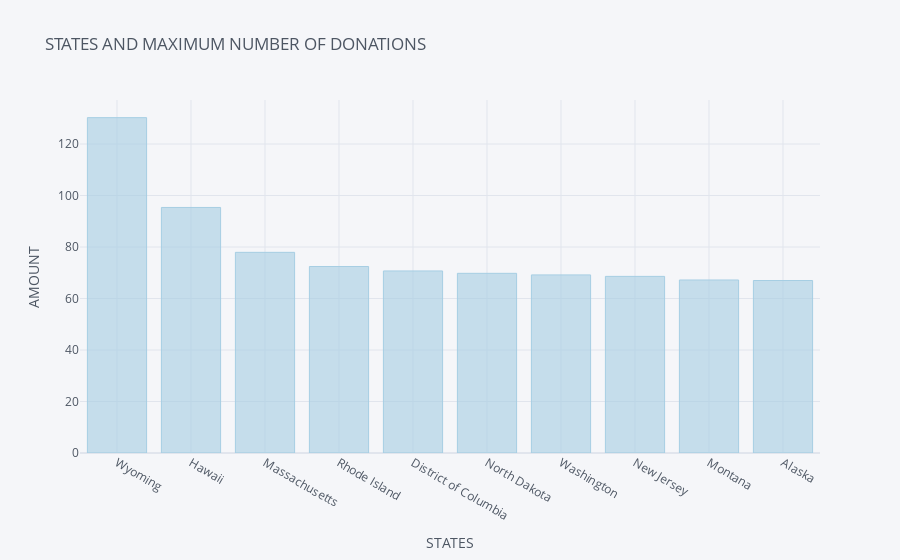

The code cell stored with this chart in its notebook:
### Code cell
h.iplot(kind='bar',
       xTitle='STATES',
       yTitle='AMOUNT',
       title='STATES AND MAXIMUM NUMBER OF DONATIONS',colorscale='paired')

### Figure 1 — Plotly figure (JSON) as saved in the notebook; plotly's stock layout.template omitted (floating-point values rounded to 4 significant figures)
{"data": [{"marker": {"color": "rgba(166, 206, 227, 0.6)", "line": {"color": "rgba(166, 206, 227, 1.0)", "width": 1}}, "name": "Donation Amount", "orientation": "v", "text": "", "type": "bar", "x": ["Wyoming", "Hawaii", "Massachusetts", "Rhode Island", "District of Columbia", "North Dakota", "Washington", "New Jersey", "Montana", "Alaska"], "y": [130.2, 95.36, 77.93, 72.43, 70.69, 69.78, 69.16, 68.59, 67.19, 66.99]}], "layout": {"legend": {"bgcolor": "#F5F6F9", "font": {"color": "#4D5663"}}, "paper_bgcolor": "#F5F6F9", "plot_bgcolor": "#F5F6F9", "title": {"font": {"color": "#4D5663"}, "text": "STATES AND MAXIMUM NUMBER OF DONATIONS"}, "xaxis": {"gridcolor": "#E1E5ED", "showgrid": true, "tickfont": {"color": "#4D5663"}, "title": {"font": {"color": "#4D5663"}, "text": "STATES"}, "zerolinecolor": "#E1E5ED"}, "yaxis": {"gridcolor": "#E1E5ED", "showgrid": true, "tickfont": {"color": "#4D5663"}, "title": {"font": {"color": "#4D5663"}, "text": "AMOUNT"}, "zerolinecolor": "#E1E5ED"}}}
